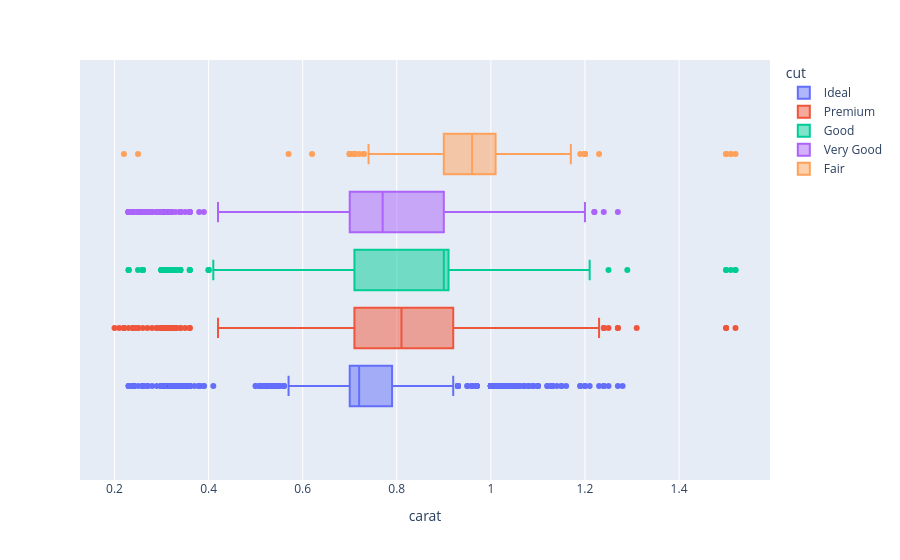

Notebook code for this chart:
### Code cell
px.box(data, x='carat', color='cut')

### Figure 1 — Plotly figure (JSON) as saved in the notebook; plotly's stock layout.template omitted (floating-point values rounded to 4 significant figures; data arrays with more than 128 entries replaced by an {"elided": "..."} marker saying what was removed)
{"data": [{"alignmentgroup": "True", "hovertemplate": "cut=Ideal<br>carat=%{x}<extra></extra>", "legendgroup": "Ideal", "marker": {"color": "#636efa"}, "name": "Ideal", "notched": false, "offsetgroup": "Ideal", "orientation": "h", "showlegend": true, "type": "box", "x": {"elided": "1845 float values"}, "x0": " ", "xaxis": "x", "y0": " ", "yaxis": "y"}, {"alignmentgroup": "True", "hovertemplate": "cut=Premium<br>carat=%{x}<extra></extra>", "legendgroup": "Premium", "marker": {"color": "#EF553B"}, "name": "Premium", "notched": false, "offsetgroup": "Premium", "orientation": "h", "showlegend": true, "type": "box", "x": {"elided": "1094 float values"}, "x0": " ", "xaxis": "x", "y0": " ", "yaxis": "y"}, {"alignmentgroup": "True", "hovertemplate": "cut=Good<br>carat=%{x}<extra></extra>", "legendgroup": "Good", "marker": {"color": "#00cc96"}, "name": "Good", "notched": false, "offsetgroup": "Good", "orientation": "h", "showlegend": true, "type": "box", "x": {"elided": "587 float values"}, "x0": " ", "xaxis": "x", "y0": " ", "yaxis": "y"}, {"alignmentgroup": "True", "hovertemplate": "cut=Very Good<br>carat=%{x}<extra></extra>", "legendgroup": "Very Good", "marker": {"color": "#ab63fa"}, "name": "Very Good", "notched": false, "offsetgroup": "Very Good", "orientation": "h", "showlegend": true, "type": "box", "x": {"elided": "1199 float values"}, "x0": " ", "xaxis": "x", "y0": " ", "yaxis": "y"}, {"alignmentgroup": "True", "hovertemplate": "cut=Fair<br>carat=%{x}<extra></extra>", "legendgroup": "Fair", "marker": {"color": "#FFA15A"}, "name": "Fair", "notched": false, "offsetgroup": "Fair", "orientation": "h", "showlegend": true, "type": "box", "x": {"elided": "275 float values"}, "x0": " ", "xaxis": "x", "y0": " ", "yaxis": "y"}], "layout": {"boxmode": "group", "legend": {"title": {"text": "cut"}, "tracegroupgap": 0}, "margin": {"t": 60}, "xaxis": {"anchor": "y", "domain": [0, 1], "title": {"text": "carat"}}, "yaxis": {"anchor": "x", "domain": [0, 1]}}}
